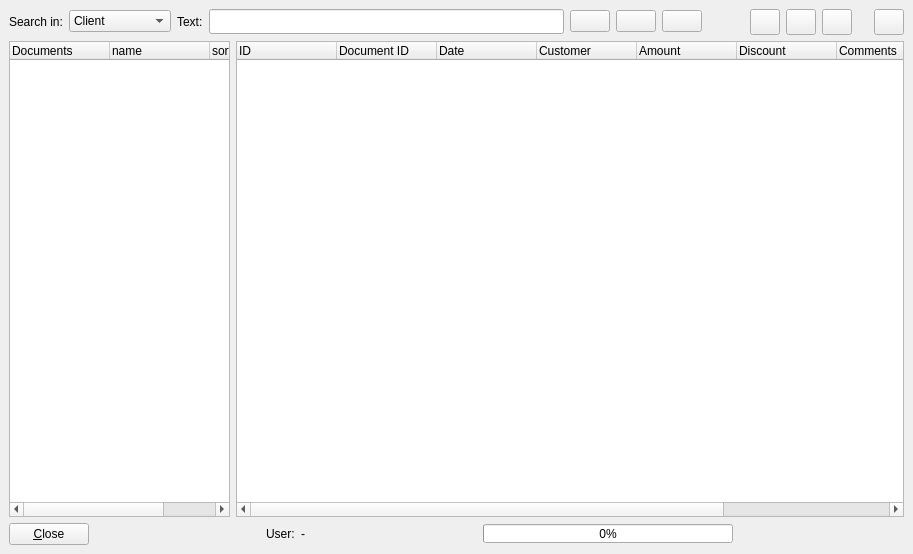
<ui version="4.0" >
 <class>docopenfrm</class>
 <widget class="QWidget" name="docopenfrm" >
  <property name="geometry" >
   <rect>
    <x>0</x>
    <y>0</y>
    <width>913</width>
    <height>554</height>
   </rect>
  </property>
  <property name="windowTitle" >
   <string>Open document...</string>
  </property>
  <property name="windowIcon" >
   <iconset resource="../resources/images/first4.qrc" >:/wordprocessing32x32.png</iconset>
  </property>
  <layout class="QGridLayout" >
   <property name="leftMargin" >
    <number>9</number>
   </property>
   <property name="topMargin" >
    <number>9</number>
   </property>
   <property name="rightMargin" >
    <number>9</number>
   </property>
   <property name="bottomMargin" >
    <number>9</number>
   </property>
   <property name="horizontalSpacing" >
    <number>6</number>
   </property>
   <property name="verticalSpacing" >
    <number>6</number>
   </property>
   <item row="2" column="0" colspan="2" >
    <layout class="QHBoxLayout" >
     <property name="spacing" >
      <number>6</number>
     </property>
     <property name="leftMargin" >
      <number>0</number>
     </property>
     <property name="topMargin" >
      <number>0</number>
     </property>
     <property name="rightMargin" >
      <number>0</number>
     </property>
     <property name="bottomMargin" >
      <number>0</number>
     </property>
     <item>
      <widget class="QPushButton" name="btnclose" >
       <property name="text" >
        <string>&amp;Close</string>
       </property>
       <property name="icon" >
        <iconset resource="../resources/images/first4.qrc" >:/fileclose.png</iconset>
       </property>
      </widget>
     </item>
     <item>
      <spacer>
       <property name="orientation" >
        <enum>Qt::Horizontal</enum>
       </property>
       <property name="sizeHint" >
        <size>
         <width>40</width>
         <height>20</height>
        </size>
       </property>
      </spacer>
     </item>
     <item>
      <widget class="QLabel" name="label_3" >
       <property name="text" >
        <string>User:</string>
       </property>
      </widget>
     </item>
     <item>
      <widget class="QLabel" name="lbluser" >
       <property name="text" >
        <string>-</string>
       </property>
      </widget>
     </item>
     <item>
      <spacer>
       <property name="orientation" >
        <enum>Qt::Horizontal</enum>
       </property>
       <property name="sizeHint" >
        <size>
         <width>40</width>
         <height>20</height>
        </size>
       </property>
      </spacer>
     </item>
     <item>
      <widget class="QProgressBar" name="progbar" >
       <property name="minimumSize" >
        <size>
         <width>250</width>
         <height>19</height>
        </size>
       </property>
       <property name="maximumSize" >
        <size>
         <width>250</width>
         <height>19</height>
        </size>
       </property>
       <property name="value" >
        <number>0</number>
       </property>
       <property name="orientation" >
        <enum>Qt::Horizontal</enum>
       </property>
      </widget>
     </item>
     <item>
      <spacer>
       <property name="orientation" >
        <enum>Qt::Horizontal</enum>
       </property>
       <property name="sizeHint" >
        <size>
         <width>71</width>
         <height>20</height>
        </size>
       </property>
      </spacer>
     </item>
    </layout>
   </item>
   <item row="1" column="1" >
    <widget class="QTreeWidget" name="treemain" >
     <column>
      <property name="text" >
       <string>ID</string>
      </property>
     </column>
     <column>
      <property name="text" >
       <string>Document ID</string>
      </property>
     </column>
     <column>
      <property name="text" >
       <string>Date</string>
      </property>
     </column>
     <column>
      <property name="text" >
       <string>Customer</string>
      </property>
     </column>
     <column>
      <property name="text" >
       <string>Amount</string>
      </property>
     </column>
     <column>
      <property name="text" >
       <string>Discount</string>
      </property>
     </column>
     <column>
      <property name="text" >
       <string>Comments</string>
      </property>
     </column>
     <column>
      <property name="text" >
       <string>ClientID</string>
      </property>
     </column>
     <column>
      <property name="text" >
       <string>ClientAddr</string>
      </property>
     </column>
    </widget>
   </item>
   <item row="1" column="0" >
    <widget class="QTreeWidget" name="treeindex" >
     <property name="maximumSize" >
      <size>
       <width>221</width>
       <height>16777215</height>
      </size>
     </property>
     <column>
      <property name="text" >
       <string>Documents</string>
      </property>
     </column>
     <column>
      <property name="text" >
       <string>name</string>
      </property>
     </column>
     <column>
      <property name="text" >
       <string>sort</string>
      </property>
     </column>
    </widget>
   </item>
   <item row="0" column="0" colspan="2" >
    <layout class="QGridLayout" >
     <property name="leftMargin" >
      <number>0</number>
     </property>
     <property name="topMargin" >
      <number>0</number>
     </property>
     <property name="rightMargin" >
      <number>0</number>
     </property>
     <property name="bottomMargin" >
      <number>0</number>
     </property>
     <property name="horizontalSpacing" >
      <number>6</number>
     </property>
     <property name="verticalSpacing" >
      <number>6</number>
     </property>
     <item row="0" column="1" >
      <spacer>
       <property name="orientation" >
        <enum>Qt::Horizontal</enum>
       </property>
       <property name="sizeType" >
        <enum>QSizePolicy::Preferred</enum>
       </property>
       <property name="sizeHint" >
        <size>
         <width>42</width>
         <height>20</height>
        </size>
       </property>
      </spacer>
     </item>
     <item row="0" column="0" >
      <layout class="QGridLayout" >
       <property name="leftMargin" >
        <number>0</number>
       </property>
       <property name="topMargin" >
        <number>0</number>
       </property>
       <property name="rightMargin" >
        <number>0</number>
       </property>
       <property name="bottomMargin" >
        <number>0</number>
       </property>
       <property name="horizontalSpacing" >
        <number>6</number>
       </property>
       <property name="verticalSpacing" >
        <number>6</number>
       </property>
       <item row="0" column="6" >
        <widget class="QPushButton" name="btnclearsearch" >
         <property name="text" >
          <string/>
         </property>
         <property name="icon" >
          <iconset resource="../resources/images/first4.qrc" >:/button_cancel.png</iconset>
         </property>
        </widget>
       </item>
       <item row="0" column="2" >
        <widget class="QLabel" name="label_2" >
         <property name="text" >
          <string>Text:</string>
         </property>
        </widget>
       </item>
       <item row="0" column="3" >
        <widget class="QLineEdit" name="txtsearch" >
         <property name="minimumSize" >
          <size>
           <width>0</width>
           <height>25</height>
          </size>
         </property>
         <property name="maximumSize" >
          <size>
           <width>16777215</width>
           <height>25</height>
          </size>
         </property>
        </widget>
       </item>
       <item row="0" column="5" >
        <widget class="QPushButton" name="btnsearch" >
         <property name="text" >
          <string/>
         </property>
         <property name="icon" >
          <iconset resource="../resources/images/first4.qrc" >:/xmag.png</iconset>
         </property>
        </widget>
       </item>
       <item row="0" column="4" >
        <widget class="QPushButton" name="btnaddr" >
         <property name="text" >
          <string/>
         </property>
         <property name="icon" >
          <iconset resource="../resources/images/first4.qrc" >:/contents.png</iconset>
         </property>
        </widget>
       </item>
       <item row="0" column="1" >
        <widget class="QComboBox" name="cmbsearchrow" >
         <item>
          <property name="text" >
           <string>Client</string>
          </property>
         </item>
         <item>
          <property name="text" >
           <string>Document-ID</string>
          </property>
         </item>
         <item>
          <property name="text" >
           <string>Date</string>
          </property>
         </item>
         <item>
          <property name="text" >
           <string>Positions</string>
          </property>
         </item>
         <item>
          <property name="text" >
           <string>Comments</string>
          </property>
         </item>
        </widget>
       </item>
       <item row="0" column="0" >
        <widget class="QLabel" name="label" >
         <property name="text" >
          <string>Search in:</string>
         </property>
        </widget>
       </item>
      </layout>
     </item>
     <item row="0" column="2" >
      <layout class="QGridLayout" >
       <property name="leftMargin" >
        <number>0</number>
       </property>
       <property name="topMargin" >
        <number>0</number>
       </property>
       <property name="rightMargin" >
        <number>0</number>
       </property>
       <property name="bottomMargin" >
        <number>0</number>
       </property>
       <property name="horizontalSpacing" >
        <number>6</number>
       </property>
       <property name="verticalSpacing" >
        <number>6</number>
       </property>
       <item row="0" column="4" >
        <widget class="QPushButton" name="btnprint" >
         <property name="minimumSize" >
          <size>
           <width>30</width>
           <height>26</height>
          </size>
         </property>
         <property name="maximumSize" >
          <size>
           <width>30</width>
           <height>26</height>
          </size>
         </property>
         <property name="text" >
          <string/>
         </property>
         <property name="icon" >
          <iconset resource="../resources/images/first4.qrc" >:/fileprint.png</iconset>
         </property>
         <property name="iconSize" >
          <size>
           <width>16</width>
           <height>16</height>
          </size>
         </property>
        </widget>
       </item>
       <item row="0" column="3" >
        <spacer>
         <property name="orientation" >
          <enum>Qt::Horizontal</enum>
         </property>
         <property name="sizeType" >
          <enum>QSizePolicy::Fixed</enum>
         </property>
         <property name="sizeHint" >
          <size>
           <width>16</width>
           <height>20</height>
          </size>
         </property>
        </spacer>
       </item>
       <item row="0" column="1" >
        <widget class="QPushButton" name="btnedit" >
         <property name="minimumSize" >
          <size>
           <width>30</width>
           <height>26</height>
          </size>
         </property>
         <property name="maximumSize" >
          <size>
           <width>30</width>
           <height>26</height>
          </size>
         </property>
         <property name="text" >
          <string/>
         </property>
         <property name="icon" >
          <iconset resource="../resources/images/first4.qrc" >:/kfind.png</iconset>
         </property>
         <property name="iconSize" >
          <size>
           <width>16</width>
           <height>16</height>
          </size>
         </property>
        </widget>
       </item>
       <item row="0" column="0" >
        <widget class="QPushButton" name="btnnew" >
         <property name="minimumSize" >
          <size>
           <width>30</width>
           <height>26</height>
          </size>
         </property>
         <property name="maximumSize" >
          <size>
           <width>30</width>
           <height>26</height>
          </size>
         </property>
         <property name="text" >
          <string/>
         </property>
         <property name="icon" >
          <iconset resource="../resources/images/first4.qrc" >:/filenew.png</iconset>
         </property>
         <property name="iconSize" >
          <size>
           <width>16</width>
           <height>16</height>
          </size>
         </property>
        </widget>
       </item>
       <item row="0" column="2" >
        <widget class="QPushButton" name="btndelete" >
         <property name="minimumSize" >
          <size>
           <width>30</width>
           <height>26</height>
          </size>
         </property>
         <property name="maximumSize" >
          <size>
           <width>30</width>
           <height>26</height>
          </size>
         </property>
         <property name="text" >
          <string/>
         </property>
         <property name="icon" >
          <iconset resource="../resources/images/first4.qrc" >:/trashcan_empty.png</iconset>
         </property>
         <property name="iconSize" >
          <size>
           <width>16</width>
           <height>16</height>
          </size>
         </property>
        </widget>
       </item>
      </layout>
     </item>
    </layout>
   </item>
  </layout>
 </widget>
 <tabstops>
  <tabstop>cmbsearchrow</tabstop>
  <tabstop>txtsearch</tabstop>
  <tabstop>btnaddr</tabstop>
  <tabstop>btnsearch</tabstop>
  <tabstop>btnclearsearch</tabstop>
  <tabstop>btnnew</tabstop>
  <tabstop>btnedit</tabstop>
  <tabstop>btndelete</tabstop>
  <tabstop>btnprint</tabstop>
  <tabstop>treeindex</tabstop>
  <tabstop>treemain</tabstop>
  <tabstop>btnclose</tabstop>
 </tabstops>
 <resources>
  <include location="../resources/images/first4.qrc" />
 </resources>
 <connections>
  <connection>
   <sender>btnclose</sender>
   <signal>released()</signal>
   <receiver>docopenfrm</receiver>
   <slot>close()</slot>
   <hints>
    <hint type="sourcelabel" >
     <x>47</x>
     <y>530</y>
    </hint>
    <hint type="destinationlabel" >
     <x>456</x>
     <y>276</y>
    </hint>
   </hints>
  </connection>
 </connections>
</ui>
